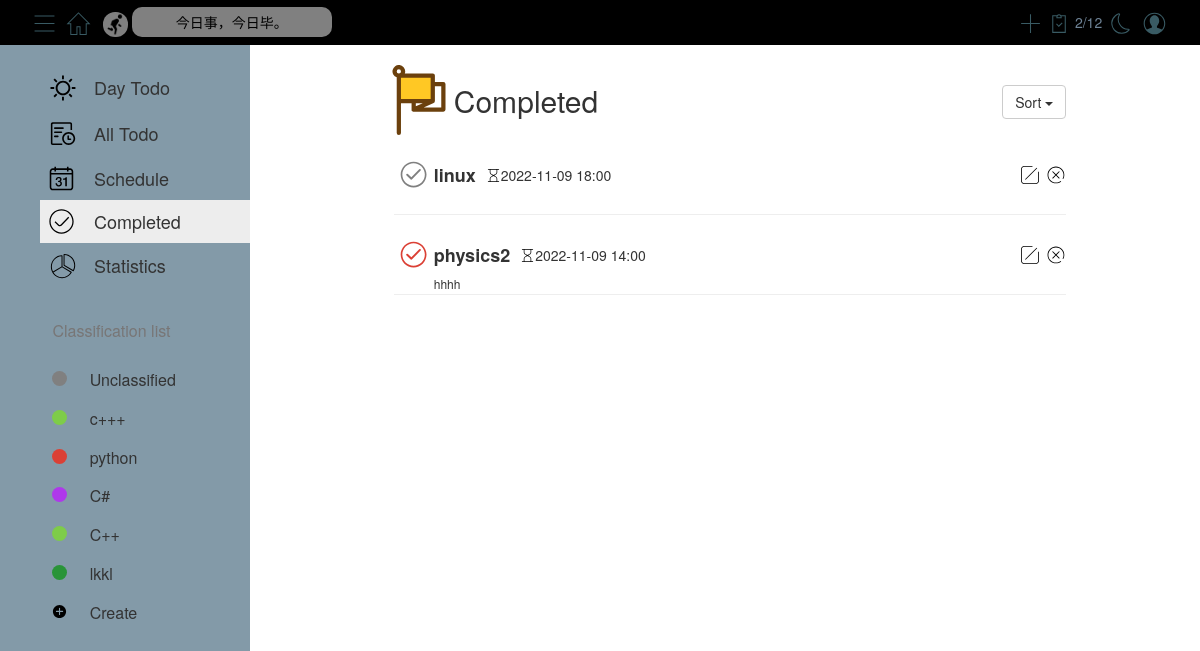
Screenshot of /completed/ (signed in) with the database file from the repository.
### models.py (models this page shows)
class Class(db.Model):
    __tablename__ = 'class'
    cid = db.Column(db.Integer, primary_key=True, autoincrement=True)
    cname = db.Column(db.String(50), nullable=False)
    color = db.Column(db.String(50), nullable=False)
    uid = db.Column(db.Integer, db.ForeignKey('user.uid'), nullable=False)

class Task(db.Model):
    __tablename__ = 'task'
    tid = db.Column(db.Integer, primary_key=True, autoincrement=True)
    task_name = db.Column(db.String(50), nullable=False)
    task_description = db.Column(db.String(100), nullable=False)
    task_status = db.Column(db.Boolean, nullable=False)
    task_date = db.Column(db.Date)
    task_time = db.Column(db.Time)
    informed = db.Column(db.Boolean, nullable=False)
    completed_date = db.Column(db.Date, nullable=True)
    cid = db.Column(db.Integer, db.ForeignKey('class.cid'), nullable=False)

### blueprints/completed.py (the view)
@bp.route('/')
def index():
    if session.get('uid'):
        return render_template('completed.html', modules=get_modules(),
                               tasks=get_sorted_tasks(get_completed_tasks, 'created_time_desc'),
                               number_of_completed_tasks=get_number_of_completed_tasks(),
                               number_of_tasks=get_number_of_completed_tasks() + get_number_of_uncompleted_tasks())
    else:
        return redirect(url_for('user.login'))

### utils.py (called while the page is built)
def get_modules():
    uid = session.get('uid')
    modules = Class.query.filter_by(uid=uid).all()
    res = []
    for module in modules:
        res.append({'id': module.cid, 'name': module.cname, 'color': module.color})
    return res

def get_uncompleted_tasks():
    modules = get_modules()
    res = []
    for module in modules:
        cid = module['id']
        tasks = Task.query.filter_by(cid=cid, task_status=False).all()
        for task in tasks:
            if task.task_date < datetime.date.today():
                task_color = 'red'
            elif task.task_date > datetime.date.today():
                task_color = 'black'
            else:
                if task.task_time < datetime.datetime.now().time():
                    task_color = 'red'
                else:
                    task_color = 'black'
            res.append({"id": task.tid, "task_name": task.task_name, "task_description": task.task_description, "date": task.task_date, "time": task.task_time, "informed": task.informed, "cid": cid, "module_name": module['name'], "module_color": module['color'], "task_color": task_color})
    return res

def get_completed_tasks():
    modules = get_modules()
    res = []
    for module in modules:
        cid = module['id']
        tasks = Task.query.filter_by(cid=cid, task_status=True).all()
        for task in tasks:
            res.append({'id': task.tid, 'task_name': task.task_name, 'task_description': task.task_description, 'date': task.task_date, 'time': task.task_time, 'informed': task.informed, 'cid': cid, 'module_name': module['name'], 'module_color': module['color']})
    return res

def get_number_of_uncompleted_tasks():
    tasks = get_uncompleted_tasks()
    return len(tasks)

def get_number_of_completed_tasks():
    tasks = get_completed_tasks()
    return len(tasks)

def get_sorted_tasks(func, sort_by):
    tasks = func()
    if sort_by == 'created_time_desc':
        res = sorted(tasks, key=lambda x: x['id'], reverse=True)
        return res
    elif sort_by == 'created_time_asc':
        res = sorted(tasks, key=lambda x: x['id'])
        return res
    elif sort_by == 'deadline_desc':
        res = sorted(tasks, key=lambda x: datetime.datetime.combine(x['date'], x['time']), reverse=True)
        return res
    elif sort_by == 'deadline_asc':
        res = sorted(tasks, key=lambda x: datetime.datetime.combine(x['date'], x['time']))
        return res

### templates/completed.html (shortened to what this page needs)
<link href="../static/style/completed.css" rel="stylesheet">
{% extends "base.html" %}
{% block content %}
    <div class="container" id="completed-mainContent">
        <div id="status-dock">
            <table>
                <tr>
                    <th>
                    </th>
                    <td style="font-size: 30px;">Completed</td>
                    <td style="font-size: 16px;padding-left: 8px;position: relative;top: 8px;" class="date"
                        id="today-date">
                    </td>
                </tr>
            </table>
            <div class="btn-group" style="position: absolute; right: 0; top: 20px">
                <button type="button" class="btn btn-default dropdown-toggle"
                        data-toggle="dropdown">
                    Sort <span class="caret"></span>
                </button>
            </div>
        </div>
        <div id="completed-task-list">
            <ul>
                {% for task in tasks %}
                    <li>
                        <div style="display: flex; flex-direction: row; position: relative">
                            <table>
                                <tr>
                                    <td>
                                        <svg data-task-id="{{ task.id }}" t="1667870888459" class="icon completed" viewBox="0 0 1024 1024"
                                             version="1.1"
                                             xmlns="http://www.w3.org/2000/svg" p-id="3868" width="40" height="40">
                                            <path d="M501.504 170.667c182.741 0 330.816 148.117 330.816 330.837 0 182.741-148.117 330.816-330.816 330.816-182.784 0-330.837-148.117-330.837-330.816 0-182.784 148.117-330.837 330.837-330.837z m0 42.666c-159.168 0-288.17 128.982-288.17 288.171 0 159.147 128.98 288.15 288.17 288.15 159.147 0 288.15-128.982 288.15-288.15 0-159.168-128.96-288.17-288.15-288.17z m144.064 150.55a25.152 25.152 0 0 1 36.053 35.05L462.955 623.83a25.152 25.152 0 0 1-35.243 0.79L321.515 524.65a25.152 25.152 0 1 1 34.453-36.608l88.405 83.2 201.195-207.36z"
                                                  p-id="3869" fill="{{ task.module_color }}"></path>
                                        </svg>
                                    </td>
                                    <td data-module-name="{{ task.module_name }}"
                                        data-module-color="{{ task.module_color }}"><span
                                            style="font-size: 18px"><strong>{{ task.task_name }}</strong></span></td>
                                    <td style="padding-left: 10px">
                                        <svg t="1667876322381" class="icon" viewBox="0 0 1024 1024" version="1.1"
                                             xmlns="http://www.w3.org/2000/svg" p-id="2035" width="15" height="15">
                                            <path d="M872 64c13.2544 0 24 10.7456 24 24 0 13.2544-10.7456 24-24 24h-104v177.456c0 67.0672-36.4912 128.8224-95.2368 161.1744l-111.0816 61.1744 111.328 61.536C731.6176 605.7328 768 667.4112 768 734.376V912h104c13.2544 0 24 10.7456 24 24 0 13.2544-10.7456 24-24 24H152c-13.2544 0-24-10.7456-24-24 0-13.2544 10.7456-24 24-24h104V734.544c0-67.0672 36.4912-128.8224 95.2368-161.1744l111.08-61.176-111.328-61.5328C292.3824 418.2656 256 356.5872 256 289.6224V112H152c-13.2544 0-24-10.7456-24-24 0-13.2544 10.7456-24 24-24h720zM512.4 539.4112l-138.0064 76.0032A136 136 0 0 0 304 734.544V912h416V734.3776a136 136 0 0 0-70.2096-119.0272l-137.3904-75.9392zM720 112H304v177.6224a136 136 0 0 0 70.2096 119.0272l137.3904 75.9392 138.0064-76.0032A136 136 0 0 0 720 289.456V112z"
                                                  fill="{{ task.task_color }}" p-id="2036"></path>
                                        </svg>
                                    </td>
                                    <td><span class="deadline-time"
                                              style="font-size: 14px; font-weight: lighter; color: {{ task.task_color }}">{{ task.date }} {{ task.time.strftime("%H:%M") }}</span>
                                    </td>
                                </tr>
                            </table>
                            <table style="position: absolute; right: 0; height: 40px">
                                <tr>
                                    <td data-task-id="{{ task.id }}" style="padding-right: 7px" class="editTask-td">
                                    </td>
                                    <td data-task-id="{{ task.id }}" class="deleteTask-td">
                                    </td>
                                </tr>
                            </table>
                        </div>
                        <span class="description">{{ task.task_description }}</span>
                        <hr style="margin-top: 2px;">
                    </li>
                {% endfor %}
            </ul>
        </div>
    </div>
{% endblock %}

### templates/base.html (shortened to what this page needs)
<!DOCTYPE html>
<html lang="en">
<head>
    <link rel="stylesheet" href="../static/bootstrap/bootstrap@3.4.1.min.css">
    <link rel="stylesheet" href="../static/style/base.css">
    <link rel="stylesheet" href="../static/flatpickr/flatpickr.min.css">
    <link id="flatpickrDark" rel="stylesheet" type="text/css" href="">
    <link rel="stylesheet" href="https://cdn.jsdelivr.net/npm/fullcalendar@5.11.3/main.min.css">
    <link rel="stylesheet" type="text/css" href="https://cdn.jsdelivr.net/npm/toastify-js/src/toastify.min.css">
</head>
<body>
<div class="topnav">
    <div class="topnav-left">
        <button>
        </button>
        <button id="home">
        </button>
        <img class="icon" src="../static/icon/run.gif" alt="run.gif"
             style="height: 25px; width: 25px; border-radius: 12px; opacity: 0.5; margin-left: 5px;">
        <div id="saying">今日事，今日毕。</div>
    </div>
    <div class="topnav-right">
        <button data-toggle="modal" data-target="#newTaskModel">
            <svg class="icon" width="25px" height="25px" viewBox="0 0 1024 1024" version="1.1"
                 xmlns="http://www.w3.org/2000/svg">
                <path d="M533.333333 490.666667V128h-42.666666v362.666667H128v42.666666h362.666667v362.666667h42.666666V533.333333h362.666667v-42.666666z"
                      fill="#395B64"/>
            </svg>
        </button>
        <div>
            <div id="numOfCompleted">{{ number_of_completed_tasks }}/{{ number_of_tasks }}</div>
        </div>
        <button id="day-night">
        </button>
        <button data-toggle="modal" data-target="#logout">
        </button>
    </div>
</div>
<div class="below container-fluid">
    <div id="sidebar">
        <table id="sidebar-top-table" class="table table-hover" style="width: 210px;">
            <tr id="today" onclick="location.href={{ url_for('today.index') }};">
                <td>
                </td>
                <td>Day Todo</td>
            </tr>
            <tr id="all" onclick="location.href={{ url_for('all.index') }};">
                <td>
                </td>
                <td>All Todo</td>
            </tr>
            <tr id="schedule" onclick="location.href={{ url_for('schedule.index') }};">
                <td>
                </td>
                <td>Schedule</td>
            </tr>
            <tr id="completed" onclick="location.href={{ url_for('completed.index') }};">
                <td>
                </td>
                <td>Completed</td>
            </tr>
            <tr id="statistics" onclick="location.href={{ url_for('statistics.index') }};">
                <td>
                </td>
                <td>Statistics</td>
            </tr>
        </table>
        <div id="line"></div>
        <div id="sidebar-text">Classification list</div>
        <table id="sidebar-bottom-table" class="table table-hover" style="width: 100%">
            {% for module in modules %}
                <tr class={{ module['name'] }} id={{ module['id'] }}>
                    <th>
                    </th>
                    <th>
                        <div id="ff5106_circle" class="circle"
                             style="background-color: {{ module['color'] }}; border-radius: 50%; width: 15px; height: 15px; position: relative; top: 2px;"></div>
                    </th>
                    <th class="module-name">{{ module['name'] }}</th>
                    <th>
                    </th>
                </tr>
            {% endfor %}
            <tr data-toggle="modal" data-target="#new-module">
                <th></th>
                <th>
                </th>
                <th>Create</th>
                <th></th>
            </tr>
        </table>
    </div>
    <div id="mainContent">{% block content %}{% endblock %}</div>
</div>
</body>
</html>

### static/style/completed.css (style rules this page uses)
ul { list-style: none; margin: 0; padding: 0; }
#completed-mainContent { width: 75%; transition: all .5s; }
#status-dock { display: flex; position: relative; margin-bottom: 20px; margin-top: 20px }
#completed-task-list { padding-left: 10px; }
.description { padding-left: 40px; font-size: 12px; }

### static/style/base.css (style rules this page uses)
:root { --color-primary: #D1E7EA; --color-secondary: #F7F7F7; --color-nav-font: rgb(110, 131, 150); --color-nav-sayings-font: rgb(110, 131, 150); --color-main-font: rgb(120, 118, 118); --color-sidebar-line: #e6e4e4; --color-sidebar-clicked: #EDEDED; --color-modal-content: #ffffff; }
.topnav { background-color: var(--color-primary); height: 45px; overflow: hidden; transition: all 0.4s; }
.topnav div { display: inline-block; }
.topnav-left { float: left; padding-left: 30px; line-height: 45px; }
.topnav-right { float: right; padding-right: 30px; line-height: 45px; display: inline-block; }
.topnav-left button { width: 30px; height: 30px; line-height: 30px; }
.topnav-right button { width: 30px; height: 30px; line-height: 30px; }
.topnav button { border-radius: 20%; background-color: var(--color-primary); border: none; position: relative; top: 7.5px; transition: all .4s; }
.topnav-left .icon { margin-left: -4px; }
.topnav-right .icon { margin-left: -4px; }
#saying { width: 200px; line-height: 30px; color: var(--color-nav-sayings-font); background-color: rgba(255, 255, 255, 0.5); border-radius: 10px; text-align: center; transition: all 0.4s; }
#numOfCompleted { color: var(--color-nav-font); }
#numOfCompleted-icon { position: relative; top: 7.5px; }
.below { display: flex; padding-left: 0; padding-right: 0; padding-bottom: 0; flex-direction: row; }
#sidebar { width: 250px; height: calc(100vh - 45px); background-color: var(--color-secondary); transition: all 0.5s; padding-top: 20px; position: fixed; left: 0px; z-index: 1; display: flex; flex-direction: column; overflow-y: scroll; overflow-x: hidden; }
#sidebar-top-table { position: relative; left: 40px; }
#sidebar-top-table tr td { border: 0px; font-size: 18px; vertical-align: middle; }
#sidebar-top-table tr td:first-child { width: 30px; }
#sidebar-text { font-size: 16px; color: var(--color-main-font); margin-bottom: 8px; position: relative; left: 52.4px; display: flex; }
#line { width: 100%; height: 1px; background-color: var(--color-sidebar-line); margin-bottom: 10px; }
#sidebar-bottom-table { margin-top: 10px; }
#sidebar-bottom-table tr { height: 35px; }
#sidebar-bottom-table tr th { font-size: 16px; font-weight: 400; border: none; }
tr.on td { background-color: var(--color-sidebar-clicked); transition: all 0.5s; }
#mainContent { margin-left: 250px; width: calc(100% - 250px); height: calc(100vh - 45px); transition: all 0.5s; overflow-y: scroll; }
button.btn.btn-default.dropdown-toggle { height: 34px; }

### rows the page displays
Class: name "Unclassified"
Class: name "c+++"
Class: name "python"
Class: name "C#"
Class: name "C++"
Class: name "lkkl"
Task: task_name "linux", date "2022-11-09", time "18:00"
Task: task_name "physics2", date "2022-11-09", time "14:00", task_description "hhhh"

### other values shown
{{ number_of_completed_tasks }} "2"
{{ number_of_tasks }} "12"
